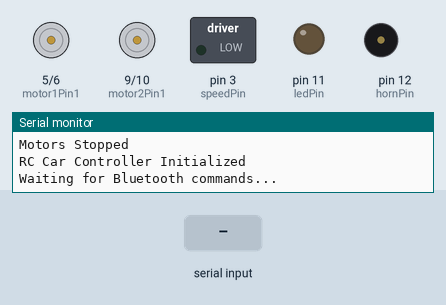
The sketch below on a simulated Arduino Uno, built with avr-gcc and run on an emulated ATmega328P. On the bench: motor-driver pin pairs drawn as motors (green arrow = first pin HIGH = forward, orange = second pin HIGH = backward, longer = more drive), switched loads named in the sketch (green lamp = pin HIGH), output pins drawn as LEDs (lit = HIGH), buzzer (waves = sounding, pin HIGH), the last lines printed to the serial monitor. The test bench sets the inputs (shaded band).

Above: at 1.2 s.
1.3 s: "H1" received over the second serial link
At 1.7 s:
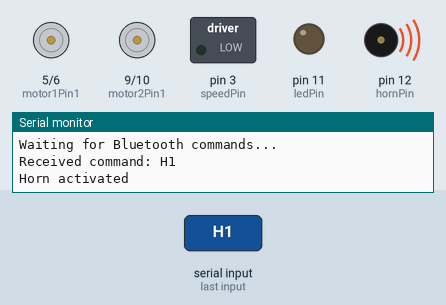
3.3 s: "L" received over the second serial link
At 3.9 s:
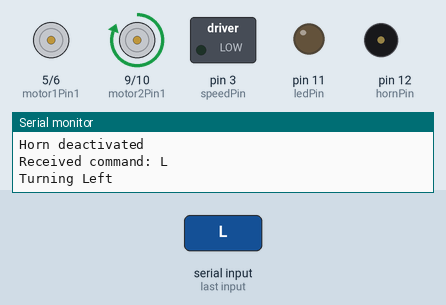
4.8 s: "f" received over the second serial link
At 6.0 s:
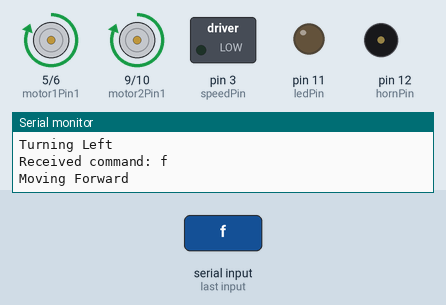
6.3 s: "b" received over the second serial link
At 7.3 s:
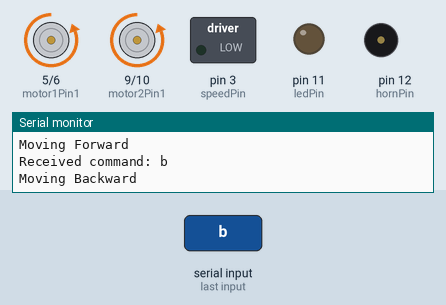
7.8 s: "r" received over the second serial link
At 8.5 s:
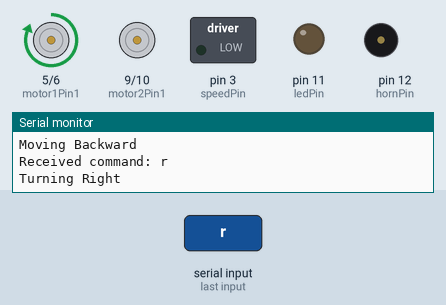
9.3 s: "H1" received over the second serial link
At 9.7 s:
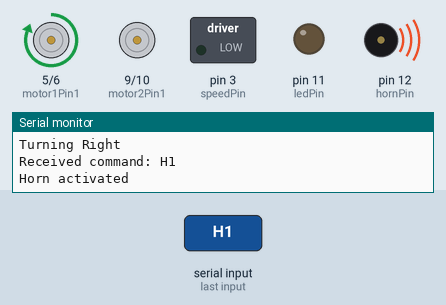
Timing chart, 0 to 12.3 s (numbered marks = the images above; inputs shaded):
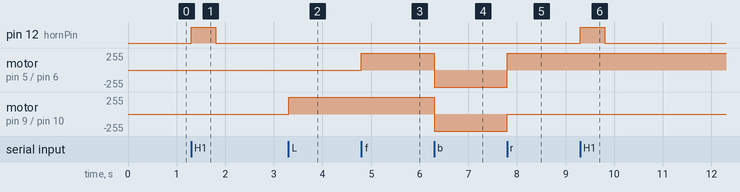

Measured:
- after the input at 1.3 s, pin 12 (hornPin): LOW → HIGH at once, → LOW 0.50 s later
- after the input at 3.3 s, motor on pin 9 (motor2Pin1) / pin 10 (motor2Pin2): stopped → forward 255/255 at once
- after the input at 4.8 s, motor on pin 5 (motor1Pin1) / pin 6 (motor1Pin2): stopped → forward 255/255 at once
- after the input at 6.3 s, motor on pin 5 (motor1Pin1) / pin 6 (motor1Pin2), motor on pin 9 (motor2Pin1) / pin 10 (motor2Pin2): forward 255/255 → backward 255/255 at once
- after the input at 7.8 s, motor on pin 5 (motor1Pin1) / pin 6 (motor1Pin2): backward 255/255 → forward 255/255 at once; motor on pin 9 (motor2Pin1) / pin 10 (motor2Pin2): backward 255/255 → stopped at once
- after the input at 9.3 s, pin 12 (hornPin): LOW → HIGH at once, → LOW 0.50 s later

The sketch:

arduino_sketch.ino
```cpp
/*
 * RC Car Controller Arduino Sketch for HC-06 Bluetooth Module
 *
 * This sketch controls a two-wheel RC car (or tank) using Bluetooth
 * commands received from the Flutter mobile application.
 *
 * Hardware Setup:
 * - HC-06 Bluetooth Module:
 *   - VCC -> 5V
 *   - GND -> GND
 *   - TX -> Arduino RX (Pin 0) or Software Serial
 *   - RX -> Arduino TX (Pin 1) or Software Serial
 *
 * - Motor Driver (L298N or similar):
 *   - IN1 -> Arduino Pin 5
 *   - IN2 -> Arduino Pin 6
 *   - IN3 -> Arduino Pin 9
 *   - IN4 -> Arduino Pin 10
 *   - GND -> Arduino GND
 *   - +5V -> Arduino 5V (or separate power)
 *
 * Default Commands:
 * - 'F' or 'f' = Forward
 * - 'B' or 'b' = Backward
 * - 'L' or 'l' = Left (Turn left or strafe left)
 * - 'R' or 'r' = Right (Turn right or strafe right)
 * - 'S' or 's' = Stop
 */

#include <SoftwareSerial.h>

// Software Serial for HC-06 (RX, TX)
// Adjust pins if using different Arduino
SoftwareSerial hc06(8, 7); // RX on pin 8, TX on pin 7

// Motor control pins
const int motor1Pin1 = 5;  // Left motor direction 1
const int motor1Pin2 = 6;  // Left motor direction 2
const int motor2Pin1 = 9;  // Right motor direction 1
const int motor2Pin2 = 10; // Right motor direction 2

// Extra control pins
const int ledPin = 11;      // LED light
const int hornPin = 12;     // Buzzer/Horn
const int speedPin = 3;     // PWM for speed control (use PWM-capable pin)

// Motor speed (PWM value: 0-255)
int motorSpeed = 255; // Maximum speed (can be changed dynamically)

void setup() {
  // Initialize serial communication with computer (for debugging)
  Serial.begin(9600);

  // Initialize software serial for HC-06 (baud rate: 9600)
  hc06.begin(9600);

  // Set motor pins as outputs
  pinMode(motor1Pin1, OUTPUT);
  pinMode(motor1Pin2, OUTPUT);
  pinMode(motor2Pin1, OUTPUT);
  pinMode(motor2Pin2, OUTPUT);

  // Set extra control pins as outputs
  pinMode(ledPin, OUTPUT);
  pinMode(hornPin, OUTPUT);
  pinMode(speedPin, OUTPUT);

  // Initial states
  digitalWrite(ledPin, LOW);    // LED off
  digitalWrite(hornPin, LOW);   // Horn off

  // Stop motors initially
  stopMotors();

  Serial.println("RC Car Controller Initialized");
  Serial.println("Waiting for Bluetooth commands...");
}

void loop() {
  // Check if data is available from HC-06
  if (hc06.available()) {
    String command = "";

    // Read the complete command
    while (hc06.available()) {
      command += (char)hc06.read();
      delay(2); // Small delay to ensure complete command reading
    }

    Serial.print("Received command: ");
    Serial.println(command);

    // Process the command
    processCommand(command);
  }
}

void processCommand(String cmd) {
  // Remove any whitespace
  cmd.trim();

  // Movement commands (single character)
  if (cmd.length() == 1) {
    char moveCmd = tolower(cmd[0]);
    switch(moveCmd) {
      case 'f':  // Forward
        moveForward();
        break;
      case 'b':  // Backward
        moveBackward();
        break;
      case 'l':  // Left
        turnLeft();
        break;
      case 'r':  // Right
        turnRight();
        break;
      case 's':  // Stop
        stopMotors();
        break;
    }
  }
  // LED Control (L0 = OFF, L1 = ON)
  else if (cmd.startsWith("L")) {
    String value = cmd.substring(1);
    if (value == "0") {
      digitalWrite(ledPin, LOW);
      Serial.println("LED turned OFF");
    } else if (value == "1") {
      digitalWrite(ledPin, HIGH);
      Serial.println("LED turned ON");
    }
  }
  // Speed Control (V000-V255)
  else if (cmd.startsWith("V")) {
    String speedStr = cmd.substring(1);
    int speed = speedStr.toInt();

    if (speed >= 0 && speed <= 255) {
      motorSpeed = speed;
      Serial.print("Motor speed set to: ");
      Serial.println(motorSpeed);
    }
  }
  // Horn Control (H1 = activate)
  else if (cmd == "H1") {
    activateHorn();
  }
  else {
    Serial.print("Unknown command: ");
    Serial.println(cmd);
  }
}

void moveForward() {
  // Left motor forward
  analogWrite(motor1Pin1, motorSpeed);
  analogWrite(motor1Pin2, 0);

  // Right motor forward
  analogWrite(motor2Pin1, motorSpeed);
  analogWrite(motor2Pin2, 0);

  Serial.println("Moving Forward");
}

void moveBackward() {
  // Left motor backward
  analogWrite(motor1Pin1, 0);
  analogWrite(motor1Pin2, motorSpeed);

  // Right motor backward
  analogWrite(motor2Pin1, 0);
  analogWrite(motor2Pin2, motorSpeed);

  Serial.println("Moving Backward");
}

void turnLeft() {
  // Left motor stop/slow
  analogWrite(motor1Pin1, 0);
  analogWrite(motor1Pin2, 0);

  // Right motor forward (to turn left)
  analogWrite(motor2Pin1, motorSpeed);
  analogWrite(motor2Pin2, 0);

  Serial.println("Turning Left");
}

void turnRight() {
  // Left motor forward (to turn right)
  analogWrite(motor1Pin1, motorSpeed);
  analogWrite(motor1Pin2, 0);

  // Right motor stop/slow
  analogWrite(motor2Pin1, 0);
  analogWrite(motor2Pin2, 0);

  Serial.println("Turning Right");
}

void stopMotors() {
  // Stop all motors
  analogWrite(motor1Pin1, 0);
  analogWrite(motor1Pin2, 0);
  analogWrite(motor2Pin1, 0);
  analogWrite(motor2Pin2, 0);

  Serial.println("Motors Stopped");
}

/*
 * NOTES:
 *
 * 1. Motor Direction Configuration:
 *    - To make the car move forward, both motors should spin in the same direction
 *    - To make the car turn, reduce power to one motor or reverse it
 *
 * 2. PWM Speed Control:
 *    - motorSpeed can be adjusted (0-255) for faster or slower movement
 *    - Use analogWrite() to control motor speed
 *
 * 3. Baud Rate:
 *    - HC-06 default baud rate is 9600
 *    - Make sure both Serial and SoftwareSerial use the same baud rate
 *
 * 4. Power Supply:
 *    - Use a separate power source for motors (usually 6-12V)
 *    - Don't draw motor current through Arduino pins directly
 *
 * 5. Alternative Turn Commands:
 *    Instead of stopping one motor to turn, you can:
 *    - Add new commands like 'L' for left strafe (both motors forward, one slower)
 *    - Use PWM values to create smooth curves
 *
 * 6. Enhanced Version with Speed Control:
 *    Add commands like:
 *    - '1'-'9' for different speed levels
 *    - 'U' to increase speed
 *    - 'D' to decrease speed
 */

void activateHorn() {
  // Activate horn for 500ms
  digitalWrite(hornPin, HIGH);
  Serial.println("Horn activated");
  delay(500);
  digitalWrite(hornPin, LOW);
  Serial.println("Horn deactivated");
}
```
